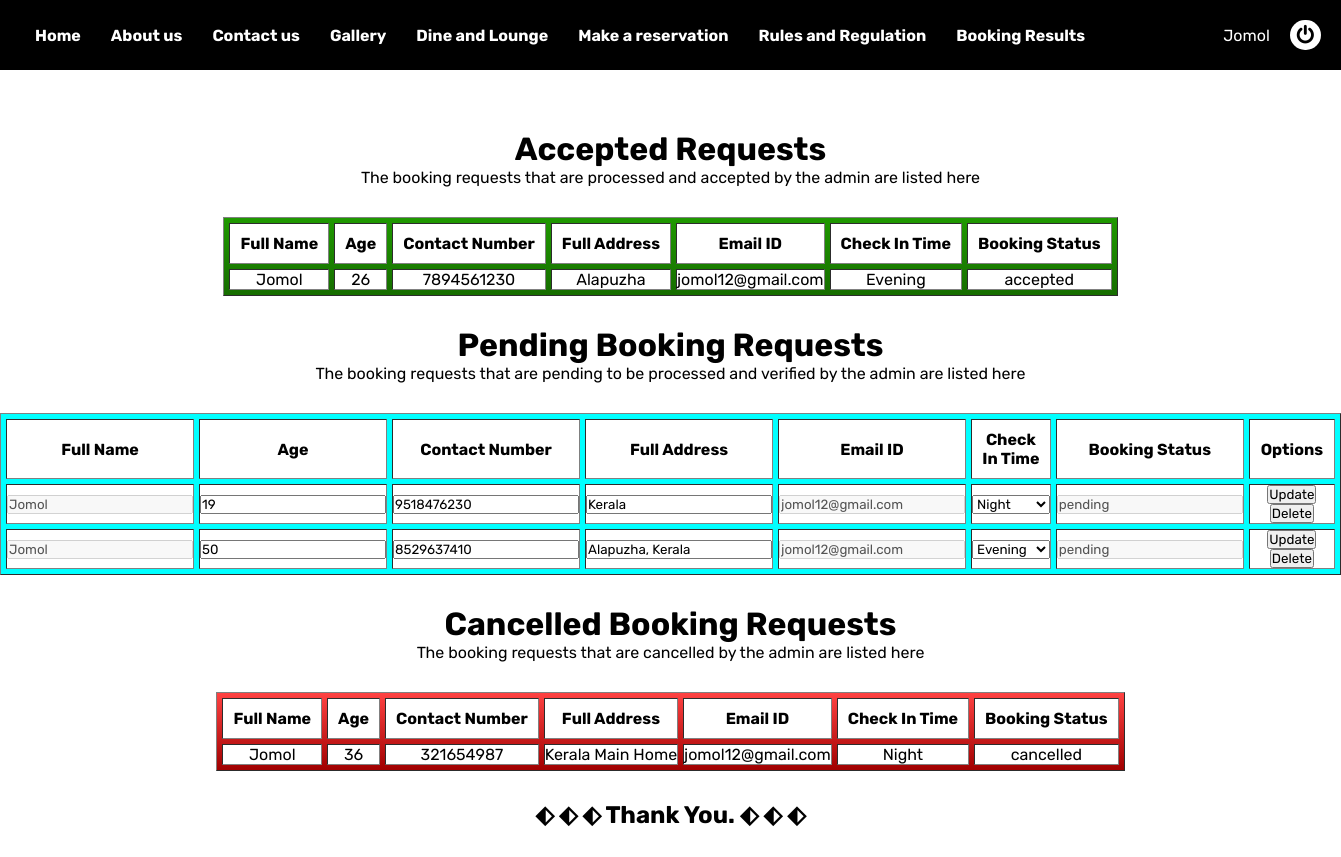
The page /pages/bookingresults.php (signed in) on the database its author committed.
### tables this page shows
CREATE TABLE `room_booking_reuests` (
  `rbook_id` int(50) NOT NULL,
  `rbook_uid` int(50) NOT NULL,
  `rbook_fullname` varchar(500) NOT NULL,
  `rbook_age` varchar(500) NOT NULL,
  `rbook_contactno` varchar(500) NOT NULL,
  `rbook_address` varchar(500) NOT NULL,
  `rbook_email_id` varchar(500) NOT NULL,
  `rbook_checkin_time` varchar(500) NOT NULL,
  `room_id` int(50) NOT NULL,
  `rbook_status` varchar(100) NOT NULL
);

### pages/bookingresults.php (the view, shortened to what this page needs)
<?php
    include 'connection.php';
?>
<html>
    <head>
        <link rel="stylesheet" href="https://cdnjs.cloudflare.com/ajax/libs/font-awesome/4.7.0/css/font-awesome.min.css">
        <link rel="stylesheet" href="../css/bookingresults_css.css"/>
    </head>
    <body>
        <?php include'navbar.php'; ?>
        <center>
            <div style="padding: 30px 0px;">
                <h1 style="margin-top: 30px;">Accepted Requests</h1>
                <p>The booking requests that are processed and accepted by the admin are listed here</p>
                <table border="1" cellspacing="5" style="background-image: linear-gradient(#1f9900, #166d00);">
                    <tr style="background-color: white;">
                        <th>Full Name</th>
                        <th>Age</th>
                        <th>Contact Number</th>
                        <th>Full Address</th>
                        <th>Email ID</th>
                        <th>Check In Time</th>
                        <th>Booking Status</th>
                    </tr>
                    <?php
                        $uid= $_SESSION['user_id'];
                        $rbook_data_res= mysqli_query($conn,"SELECT * FROM room_booking_reuests where rbook_uid=$uid AND rbook_status='accepted'");
                        while($row=mysqli_fetch_array($rbook_data_res)){
                            $rbook_fullname= $row['rbook_fullname'];
                            $rbook_age= $row['rbook_age'];
                            $rbook_contactno= $row['rbook_contactno'];
                            $rbook_address= $row['rbook_address'];
                            $rbook_email_id= $row['rbook_email_id'];
                            $rbook_checkin_time= $row['rbook_checkin_time'];
                            $rbook_status= $row['rbook_status'];
                            echo '
                                <tr>
                                    <td>'.$rbook_fullname.'</td>
                                    <td>'.$rbook_age.'</td>
                                    <td>'.$rbook_contactno.'</td>
                                    <td>'.$rbook_address.'</td>
                                    <td>'.$rbook_email_id.'</td>
                                    <td>'.$rbook_checkin_time.'</td>
                                    <td>'.$rbook_status.'</td>
                                </tr>
                            ';
                        }
                    ?>
                </table>
                <h1 style="margin-top: 30px;">Pending Booking Requests</h1>
                <p>The booking requests that are pending to be processed and verified by the admin are listed here</p>
                <table border="1" cellspacing="5" style="background-color: cyan;">
                    <tr>
                        <th>Full Name</th>
                        <th>Age</th>
                        <th>Contact Number</th>
                        <th>Full Address</th>
                        <th>Email ID</th>
                        <th>Check In Time</th>
                        <th>Booking Status</th>
                        <th>Options</th>
                    </tr>
                    <?php
                        $uid= $_SESSION['user_id'];
                        $rbook_data_res= mysqli_query($conn,"SELECT * FROM room_booking_reuests where rbook_uid=$uid AND rbook_status='pending'");
                        while($row=mysqli_fetch_array($rbook_data_res)){
                            $rbook_id= $row['rbook_id'];
                            $rbook_fullname= $row['rbook_fullname'];
                            $rbook_age= $row['rbook_age'];
                            $rbook_contactno= $row['rbook_contactno'];
                            $rbook_address= $row['rbook_address'];
                            $rbook_email_id= $row['rbook_email_id'];
                            $rbook_checkin_time= $row['rbook_checkin_time'];
                            $rbook_status= $row['rbook_status'];
                            echo '
                                <tr>
                                    <form action="#" method="post">
                                        <td>
                                            <input type="text" name="book_id" value="'.$rbook_id.'" readonly style="display: none"/>
                                            <input type="text" name="uname" id="uname" value="'.$rbook_fullname.'" disabled/>
                                        </td>
                                        <td><input type="text" name="age" id="age" value="'.$rbook_age.'"/></td>
                                        <td><input type="text" name="contact_no" id="contact_no" value="'.$rbook_contactno.'"/></td>
                                        <td><input type="text" name="address" id="address" value="'.$rbook_address.'"/></td>
                                        <td><input type="text" name="email" id="email" value="'.$rbook_email_id.'" disabled/></td>
                                        <td>
                            ';
                    ?>
                    <select name="check_in_time" style="width: 100%;">
                        <option value="Evening" <?php if($rbook_checkin_time=='Evening'){echo 'selected';} ?>>Evening</option>
                        <option value="Night" <?php if($rbook_checkin_time=='Night'){echo 'selected';} ?>>Night</option>
                    </select>
                    <?php
                            echo '
                                </td>
                                <td><input type="text" name="status" id="status" value="'.$rbook_status.'" disabled/></td>
                                <td>
                                    <input type="submit" name="update_btn" id="update_btn" value="Update"/>
                                    <input type="submit" name="delete_btn" value="Delete"/>
                                </td>
                                </form>
                                </tr>
                            ';
                        }
                    ?>
                </table>
                <h1 style="margin-top: 30px;">Cancelled Booking Requests</h1>
                <p>The booking requests that are cancelled by the admin are listed here</p>
                <table border="1" cellspacing="5" style="background-image: linear-gradient(rgb(255, 66, 66), #a00000);">
                    <tr>
                        <th>Full Name</th>
                        <th>Age</th>
                        <th>Contact Number</th>
                        <th>Full Address</th>
                        <th>Email ID</th>
                        <th>Check In Time</th>
                        <th>Booking Status</th>
                    </tr>
                    <?php
                        $uid= $_SESSION['user_id'];
                        $rbook_data_res= mysqli_query($conn,"SELECT * FROM room_booking_reuests where rbook_uid=$uid AND rbook_status='cancelled'");
                        while($row=mysqli_fetch_array($rbook_data_res)){
                            $rbook_fullname= $row['rbook_fullname'];
                            $rbook_age= $row['rbook_age'];
                            $rbook_contactno= $row['rbook_contactno'];
                            $rbook_address= $row['rbook_address'];
                            $rbook_email_id= $row['rbook_email_id'];
                            $rbook_checkin_time= $row['rbook_checkin_time'];
                            $rbook_status= $row['rbook_status'];
                            echo '
                                <tr>
                                    <td>'.$rbook_fullname.'</td>
                                    <td>'.$rbook_age.'</td>
                                    <td>'.$rbook_contactno.'</td>
                                    <td>'.$rbook_address.'</td>
                                    <td>'.$rbook_email_id.'</td>
                                    <td>'.$rbook_checkin_time.'</td>
                                    <td>'.$rbook_status.'</td>
                                </tr>
                            ';
                        }
                    ?>
                </table>
                <h2 style="text-align: center; margin: 30px 0px;">&#x2B16; &#x2B16; &#x2B16; Thank You. &#x2B16; &#x2B16; &#x2B16;</h2>
            </div>
        </center>
    </body>
</html>

### css/bookingresults_css.css (style rules this page uses)
* { font-family: 'Rubik'; list-style: none; text-decoration: none; margin: 0; padding: 0; }

### css/nav_bar_css.css (style rules this page uses)
* { font-family: 'Rubik'; list-style: none; text-decoration: none; }

### pages/bookingresults.php (style rules this page uses)
th { padding: 10px; background-color: #fff; }
table { margin-top: 30px; }
tr { background-color: #fff; text-align: center; }

### rows shown on the page
room_booking_reuests: rbook_fullname "Jomol", rbook_age "26", rbook_contactno "7894561230", rbook_address "Alapuzha", rbook_email "jomol12@gmail.com", rbook_checkin_time "Evening", rbook_status "accepted"
room_booking_reuests: uname "Jomol", age "19", contact_no "9518476230", address "Kerala", email "jomol12@gmail.com", check_in_time "Night", status "pending"
room_booking_reuests: uname "Jomol", age "50", contact_no "8529637410", address "Alapuzha, Kerala", email "jomol12@gmail.com", check_in_time "Evening", status "pending"
room_booking_reuests: rbook_fullname "Jomol", rbook_age "36", rbook_contactno "321654987", rbook_address "Kerala Main Home", rbook_email "jomol12@gmail.com", rbook_checkin_time "Night", rbook_status "cancelled"

### other values the page prints
$_SESSION['user_fullname'] "Jomol"
